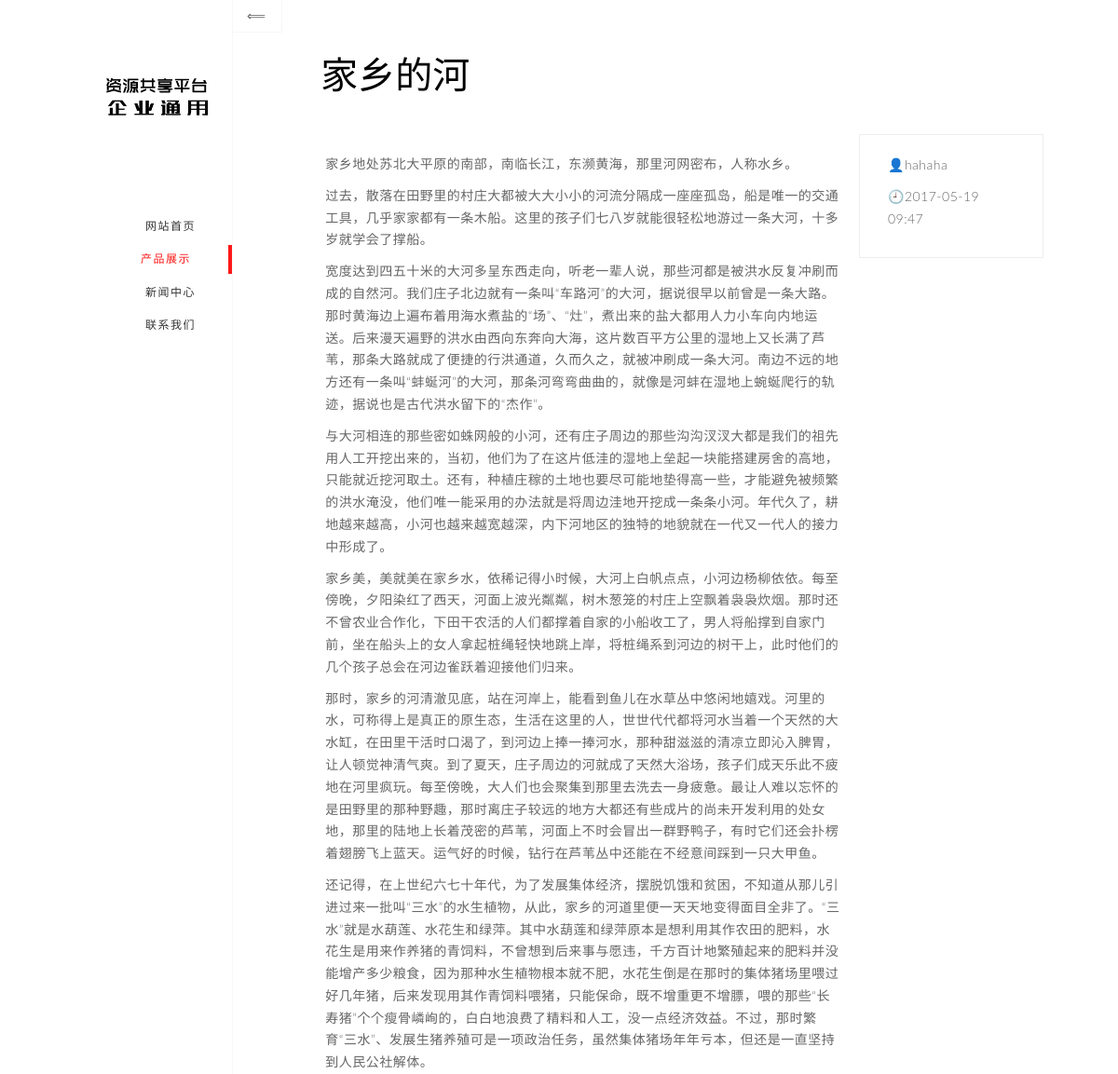
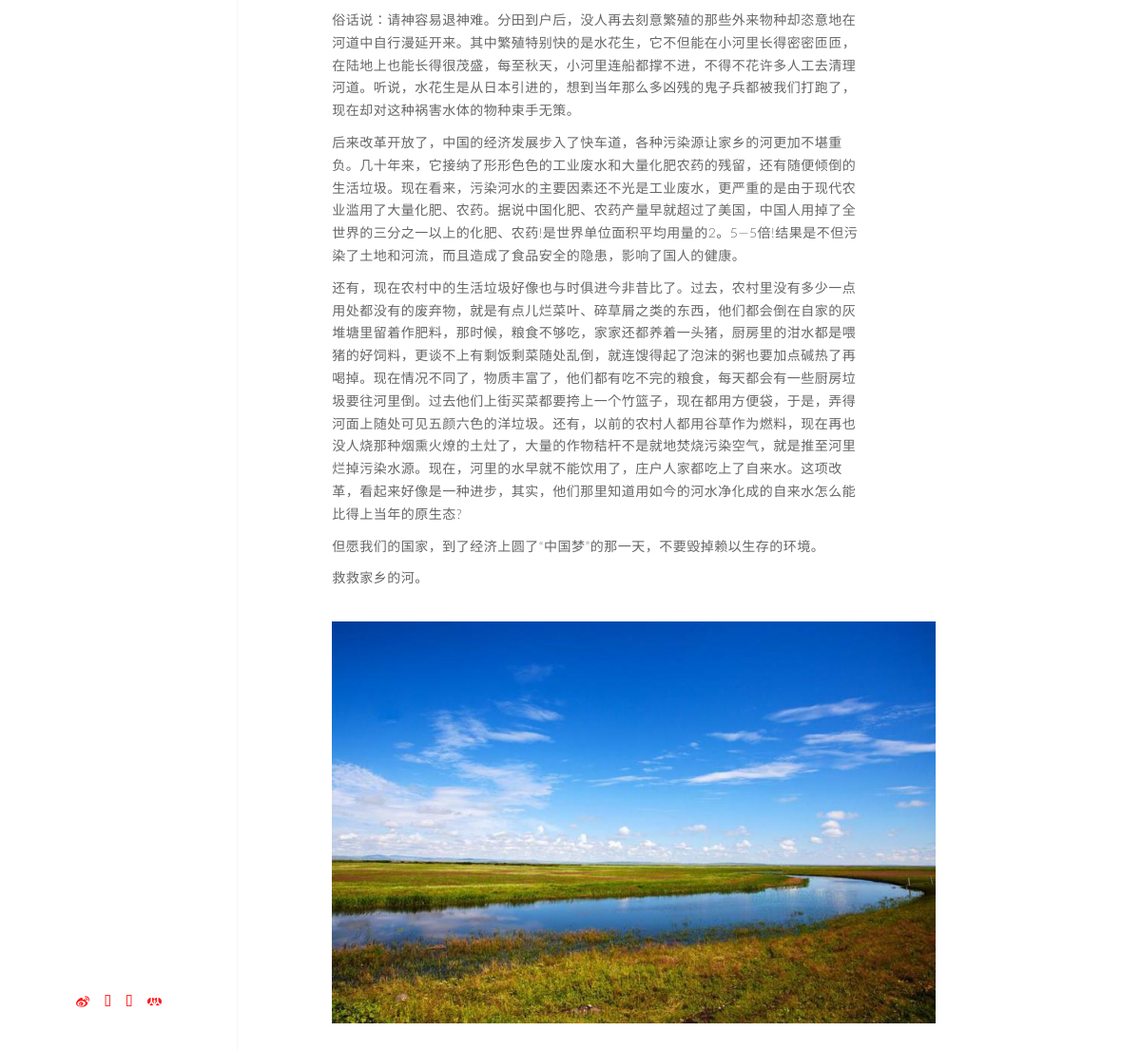
/index.php/products/info?id=53, run on the app's committed database (2 pictures, top to bottom).
### tables this page shows
CREATE TABLE `p_products` (
  `id` int(11) NOT NULL,
  `title` varchar(200) NOT NULL COMMENT '标题',
  `createtime` int(11) NOT NULL DEFAULT '0' COMMENT '创建时间',
  `updatetime` int(11) NOT NULL DEFAULT '0' COMMENT '更新时间',
  `content` text NOT NULL COMMENT '内容',
  `author` varchar(50) NOT NULL COMMENT '作者'
);

CREATE TABLE `p_products_imgs` (
  `id` int(11) NOT NULL,
  `pid` int(11) NOT NULL DEFAULT '0' COMMENT '父id',
  `imgname` varchar(100) NOT NULL COMMENT '图片名称'
);

### xiweb/home/controllers/Products.php (called while the page is built, shortened)
<?php
class Products extends MY_Controller {
    public function __construct() {
        $this->load->model('Products_model', '', true);
    }
    public function info()
    {
        $aGet=$this->input->get();
        $aData=array();
        $aImgs=array();
        $this->Products_model->getData($aGet, $aData, $aImgs);
        $data['aData']=$aData;
        $data['aImgs']=$aImgs;
        $this->load->view('products/products_info', $data);
    }
}

### index.php (called while the page is built, shortened)
<?php
require_once BASEPATH.'core/CodeIgniter.php';

### xisys/core/Controller.php (called while the page is built, shortened)
<?php
class CI_Controller {
	private static $instance;
	public function __construct()
	{
		self::$instance =& $this;
	}
	public static function &get_instance()
	{
		return self::$instance;
	}
}

### xisys/core/Model.php (called while the page is built, shortened)
<?php
class CI_Model {
	public function __get($key)
	{
		return get_instance()->$key;
	}
}

### xiweb/home/models/Products_model.php (called while the page is built, shortened)
<?php
class Products_model extends CI_Model {
    public function getData($aGet, &$aData, &$aImgs){
        $sDataSql = "SELECT id,title,createtime,content,author "
                . "FROM `p_products` WHERE id=".$aGet['id'];
        $sDataQuery = $this->db->query($sDataSql);
        $aData = $sDataQuery->row_array();
        $aData['ymd'] = date('Ymd', $aData['createtime']);
        $aData['datetime'] = date('Y-m-d H:i', $aData['createtime']);
        $sImgsSql = "SELECT imgname FROM `p_products_imgs` WHERE pid=".$aGet['id'];
        $sImgsQuery = $this->db->query($sImgsSql);
        $aImgs = $sImgsQuery->result_array();
    }
}

### xisys/database/DB_driver.php (called while the page is built, shortened)
<?php
abstract class CI_DB_driver {
	public $dbdriver		= 'mysqli';
	public $char_set		= 'utf8';
	public $pconnect		= FALSE;
	public $db_debug		= FALSE;
	public $save_queries		= TRUE;
	protected $_trans_depth		= 0;
	public function initialize()
	{
		$this->conn_id = $this->db_connect($this->pconnect);
		return $this->db_set_charset($this->char_set);
	}
	public function db_set_charset($charset)
	{
		return TRUE;
	}
	public function query($sql, $binds = FALSE, $return_object = NULL)
	{
		if ($sql === '')
		{
			log_message('error', 'Invalid query: '.$sql);
			return ($this->db_debug) ? $this->display_error('db_invalid_query') : FALSE;
		}
		elseif ( ! is_bool($return_object))
		{
			$return_object = ! $this->is_write_type($sql);
		}
		$time_start = microtime(TRUE);
		if (FALSE === ($this->result_id = $this->simple_query($sql)))
		{
			if ($this->save_queries === TRUE)
			{
				$this->query_times[] = 0;
			}
			if ($this->_trans_depth !== 0)
			{
				$this->_trans_status = FALSE;
			}
			$error = $this->error();
			log_message('error', 'Query error: '.$error['message'].' - Invalid query: '.$sql);
			if ($this->db_debug)
			{
				while ($this->_trans_depth !== 0)
				{
					$trans_depth = $this->_trans_depth;
					$this->trans_complete();
					if ($trans_depth === $this->_trans_depth)
					{
						log_message('error', 'Database: Failure during an automated transaction commit/rollback!');
						break;
					}
				}
				return $this->display_error(array('Error Number: '.$error['code'], $error['message'], $sql));
			}
			return FALSE;
		}
		$time_end = microtime(TRUE);
		$RES		= new $driver($this);
		return $RES;
	}
	public function load_rdriver()
	{
		$driver = 'CI_DB_'.$this->dbdriver.'_result';
		if ( ! class_exists($driver, FALSE))
		{
			require_once(BASEPATH.'database/DB_result.php');
		}
		return $driver;
	}
	public function simple_query($sql)
	{
		return $this->_execute($sql);
	}
	public function is_write_type($sql)
	{
		return (bool) preg_match('/^\s*"?(SET|INSERT|UPDATE|DELETE|REPLACE|CREATE|DROP|TRUNCATE|LOAD|COPY|ALTER|RENAME|GRANT|REVOKE|LOCK|UNLOCK|REINDEX)\s/i', $sql);
	}
}

### xisys/database/drivers/mysqli/mysqli_driver.php (called while the page is built, shortened)
<?php
class CI_DB_mysqli_driver extends CI_DB {
	public $compress = FALSE;
	public $stricton;
	public function db_connect($persistent = FALSE)
	{
		if ($this->hostname[0] === '/')
		{
			$hostname = NULL;
			$port = NULL;
			$socket = $this->hostname;
		}
		else
		{
			$hostname = ($persistent === TRUE)
				? 'p:'.$this->hostname : $this->hostname;
			$port = empty($this->port) ? NULL : $this->port;
			$socket = NULL;
		}
		$client_flags = ($this->compress === TRUE) ? MYSQLI_CLIENT_COMPRESS : 0;
		$this->_mysqli = mysqli_init();
		$this->_mysqli->options(MYSQLI_OPT_CONNECT_TIMEOUT, 10);
		if (isset($this->stricton))
		{
			if ($this->stricton)
			{
				$this->_mysqli->options(MYSQLI_INIT_COMMAND, 'SET SESSION sql_mode = CONCAT(@@sql_mode, ",", "STRICT_ALL_TABLES")');
			}
			else
			{
				$this->_mysqli->options(MYSQLI_INIT_COMMAND,
					'SET SESSION sql_mode =
					REPLACE(REPLACE(REPLACE(REPLACE(REPLACE(REPLACE(
					@@sql_mode,
					"STRICT_ALL_TABLES,", ""),
					",STRICT_ALL_TABLES", ""),
					"STRICT_ALL_TABLES", ""),
					"STRICT_TRANS_TABLES,", ""),
					",STRICT_TRANS_TABLES", ""),
					"STRICT_TRANS_TABLES", "")'
				);
			}
		}
		if ($this->_mysqli->real_connect($hostname, $this->username, $this->password, $this->database, $port, $socket, $client_flags))
		{
			return $this->_mysqli;
		}
		return FALSE;
	}
	protected function _execute($sql)
	{
		return $this->conn_id->query($this->_prep_query($sql));
	}
	protected function _prep_query($sql)
	{
		return $sql;
	}
}

### xisys/database/DB_result.php (called while the page is built, shortened)
<?php
class CI_DB_result {
	public $result_array			= array();
	public $current_row			= 0;
	public function __construct(&$driver_object)
	{
		$this->result_id = $driver_object->result_id;
	}
	public function result_array()
	{
		while ($row = $this->_fetch_assoc())
		{
			$this->result_array[] = $row;
		}
		return $this->result_array;
	}
	public function row_array($n = 0)
	{
		$result = $this->result_array();
		return $result[$this->current_row];
	}
}

### xisys/database/drivers/mysqli/mysqli_result.php (called while the page is built, shortened)
<?php
class CI_DB_mysqli_result extends CI_DB_result {
	protected function _fetch_assoc()
	{
		return $this->result_id->fetch_assoc();
	}
}

### xiweb/home/views/products/products_info.php (the view, shortened to what this page needs)
<section id="page-ajax" class=" section-current">
    <a href="javascript:history.back(-1);" class="page-sublink btn btn-default btn-prev page-link">
        <i class="fa fa-long-arrow-left"></i></a>
    <div class="content">
    <div class="container-fluid">
    <div class="row">
        <div class="col-lg-10 col-lg-offset-1">
            <div class="space40"></div>
            <div class="page-header">
                <h3><span class="color-black"><?php echo $aData['title']; ?></span></h3>
            </div>
            <div class="space20"></div>
            <div class="row">
                <div class="col-sm-9 no-padding" style="padding:20px;">
                    <?php echo $aData['content']; ?><br />
                    <?php if(!empty($aImgs)){ ?>
                    <?php foreach($aImgs as $k => $v){ ?>
                        <img src="/data/upload/products/<?php echo $aData['ymd']; ?>/<?php echo $v['imgname']; ?>" style="width: 635px;" />
                    <?php } ?>
                    <?php } ?>
                </div>
                <div class="col-sm-3 col-box bg-white">
                    <p><i class="fa fa-fw fa-user color-default"></i><?php echo $aData['author']; ?></p>
                    <p><i class="fa fa-fw fa-calendar color-default"></i><?php echo $aData['datetime']; ?></p>
                </div>
            </div>
        </div>
    </div>
    </div>
    <div class="space30"></div>
    </div>
</section>

### data/css/style-red.css (style rules this page uses)
html, body { width: 100%; height: 100%; }
body { font-family: 'Lato', sans-serif; font-weight: 400; line-height: 1.7; }
p { letter-spacing: 0.5px; font-size: 14px; line-height: 1.7; color: #666; font-weight: 300; }
a { color: #666; font-size: 14px; font-weight: 300; -webkit-transition: all 0.4s; -moz-transition: all 0.4s; -o-transition: all 0.4s; transition: all 0.4s; }
h1, h2, h3, h4, h5, h6, a, small { font-family: 'Oswald', serif; }
h3 { font-size: 40px; font-weight: 300; }
.color-black { color: #000000; }
.color-default { color: #ff1919; }
.bg-white { background: #fff; }
.col-box { padding: 20px 30px; border: 1px solid #eee; margin-left: -1px; margin-bottom: -1px; }
.no-padding { padding: 0; }
.page-wrapper section { position: absolute; z-index: -1; top: 0; left: 0; bottom: 0; right: 0; -webkit-backface-visibility: hidden; -moz-backface-visibility: hidden; backface-visibility: hidden; visibility: hidden; -webkit-transform: translate3d(0, 0, 0); -moz-transform: translate3d(0, 0, 0); -o-transform: translate3d(0, 0, 0); transform: translate3d(0, 0, 0); -webkit-transform: preserve-3d; -moz-transform: preserve-3d; -o-transform: preserve-3d; transform: preserve-3d; background: #fff; overflow: hidden; }
.page-wrapper section.section-current { visibility: visible; z-index: 1; }
.page-wrapper section .content { position: relative; width: 100%; min-height: 100%; height: 100%; overflow: hidden; overflow-y: scroll; -webkit-overflow-scrolling: touch; }
.page-wrapper section .btn-prev { position: fixed; z-index: 999; top: -1px; left: -1px; margin: 0; }
.page-header { padding: 0px; margin: 0; margin-bottom: 20px; border: 0; color: #ff1919; text-transform: uppercase; }
.page-header h1, .page-header h2, .page-header h3 { margin-bottom: 10px; }
.btn { background: #fff; color: #666666; border: 1px solid #f7f7f7; -webkit-transition: all 0.8s ease 0s; -moz-transition: all 0.8s ease 0s; -o-transition: all 0.8s ease 0s; transition: all 0.8s ease 0s; border-radius: 0; padding: 10px 15px; margin: 10px 1px; cursor: pointer; font-family: 'Oswald', serif; text-transform: uppercase; font-weight: 300; text-decoration: none; letter-spacing: 1.5px; }
.space20 { height: 20px; }
.space30 { height: 30px; }
.space40 { height: 40px; }

### data on the page
p_products: title "家乡的河", content "家乡地处苏北大平原的南部，南临长江，东濒黄海，那里河网密布，人称水乡。 过去，散落在田野里的村庄大都被大大小小的河流分隔成一座座孤岛，船是唯一的交通工具，几乎家家都有一条木船。这里的孩子们七八岁就能很轻松地游过一条大河，十多岁就学会了撑船。 宽度达到四五十米的大河多呈东西走向，听老一辈人说，那些河都是被洪水反复冲刷而成的自然河。我们庄子北边就有一条叫“车路河”的大河，据说很早以前曾是一条大路。那时黄海边上遍布着用海水煮盐的“场”、“灶”，煮出来的盐大都用人力小车向内地运送。后来漫天遍野的洪水由西向东奔向大海，这片数百平方公里的湿地上又长满了芦苇，那条大路就成了便捷的行洪通道，久而久之，就被冲刷成一条大河。南边不远的地方还有一条叫“蚌蜒河”的大河，那条河弯弯曲曲的，就像是河蚌在湿地上蜿蜒爬行的轨迹，据说也是古代洪水留下的“杰作”。 与大河相连的那些密如蛛网般的小河，还有庄子周边的那些沟沟汊汊大都是我们的祖先用人工开挖出来的，当初，他们为了在这片低洼的湿地上垒起一块能搭建房舍的高地，只能就近挖河取土。还有，种植庄稼的土地也要尽可能地垫得高一些，才能避免被频繁的洪水淹没，他们唯一能采用的办法就是将周边洼地开挖成一条条小河。年代久了，耕地越来越高，小河也越来越宽越深，内下河地区的独特的地貌就在一代又一代人的接力中形成了。…", author "hahaha"
p_products_imgs: imgname (picture)

### other printed values
$aData['datetime'] "2017-05-19 09:47"
